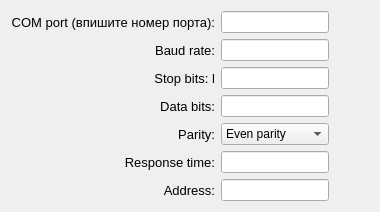
        <widget class="QWidget" name="tab_2">
         <attribute name="title">
          <string>Modbus</string>
         </attribute>
         <layout class="QHBoxLayout" name="horizontalLayout_3">
          <item>
           <layout class="QGridLayout" name="gridLayout_2" columnstretch="1,1" columnminimumwidth="1,1">
            <property name="rightMargin">
             <number>40</number>
            </property>
            <item row="0" column="0">
             <widget class="QLabel" name="label_8">
              <property name="font">
               <font>
                <pointsize>10</pointsize>
               </font>
              </property>
              <property name="text">
               <string>COM port (впишите номер порта):</string>
              </property>
              <property name="alignment">
               <set>Qt::AlignRight|Qt::AlignTrailing|Qt::AlignVCenter</set>
              </property>
             </widget>
            </item>
            <item row="0" column="1">
             <widget class="QLineEdit" name="lineCOMport"/>
            </item>
            <item row="5" column="0">
             <widget class="QLabel" name="label_12">
              <property name="font">
               <font>
                <pointsize>10</pointsize>
               </font>
              </property>
              <property name="text">
               <string>Response time:</string>
              </property>
              <property name="alignment">
               <set>Qt::AlignRight|Qt::AlignTrailing|Qt::AlignVCenter</set>
              </property>
             </widget>
            </item>
            <item row="4" column="0">
             <widget class="QLabel" name="label_11">
              <property name="font">
               <font>
                <pointsize>10</pointsize>
               </font>
              </property>
              <property name="text">
               <string>Parity:</string>
              </property>
              <property name="alignment">
               <set>Qt::AlignRight|Qt::AlignTrailing|Qt::AlignVCenter</set>
              </property>
             </widget>
            </item>
            <item row="6" column="0">
             <widget class="QLabel" name="label_13">
              <property name="font">
               <font>
                <pointsize>10</pointsize>
               </font>
              </property>
              <property name="text">
               <string>Address:</string>
              </property>
              <property name="alignment">
               <set>Qt::AlignRight|Qt::AlignTrailing|Qt::AlignVCenter</set>
              </property>
             </widget>
            </item>
            <item row="3" column="0">
             <widget class="QLabel" name="label_10">
              <property name="font">
               <font>
                <pointsize>10</pointsize>
               </font>
              </property>
              <property name="text">
               <string>Data bits:</string>
              </property>
              <property name="alignment">
               <set>Qt::AlignRight|Qt::AlignTrailing|Qt::AlignVCenter</set>
              </property>
             </widget>
            </item>
            <item row="5" column="1">
             <widget class="QLineEdit" name="lineRESPONSEtime"/>
            </item>
            <item row="6" column="1">
             <widget class="QLineEdit" name="lineADDRESS"/>
            </item>
            <item row="3" column="1">
             <widget class="QLineEdit" name="lineDATAbits"/>
            </item>
            <item row="1" column="0">
             <widget class="QLabel" name="label_9">
              <property name="font">
               <font>
                <pointsize>10</pointsize>
               </font>
              </property>
              <property name="text">
               <string>Baud rate:</string>
              </property>
              <property name="alignment">
               <set>Qt::AlignRight|Qt::AlignTrailing|Qt::AlignVCenter</set>
              </property>
             </widget>
            </item>
            <item row="4" column="1">
             <widget class="QComboBox" name="comboParity">
              <item>
               <property name="text">
                <string>Even parity</string>
               </property>
              </item>
              <item>
               <property name="text">
                <string>Odd parity</string>
               </property>
              </item>
              <item>
               <property name="text">
                <string>Space parity</string>
               </property>
              </item>
              <item>
               <property name="text">
                <string>Mark parity</string>
               </property>
              </item>
             </widget>
            </item>
            <item row="1" column="1">
             <widget class="QLineEdit" name="lineBAUDrate"/>
            </item>
            <item row="2" column="1">
             <widget class="QLineEdit" name="lineSTOPbits"/>
            </item>
            <item row="2" column="0">
             <widget class="QLabel" name="label_14">
              <property name="font">
               <font>
                <pointsize>10</pointsize>
               </font>
              </property>
              <property name="text">
               <string>Stop bits: l</string>
              </property>
              <property name="alignment">
               <set>Qt::AlignRight|Qt::AlignTrailing|Qt::AlignVCenter</set>
              </property>
             </widget>
            </item>
           </layout>
          </item>
         </layout>
        </widget>
